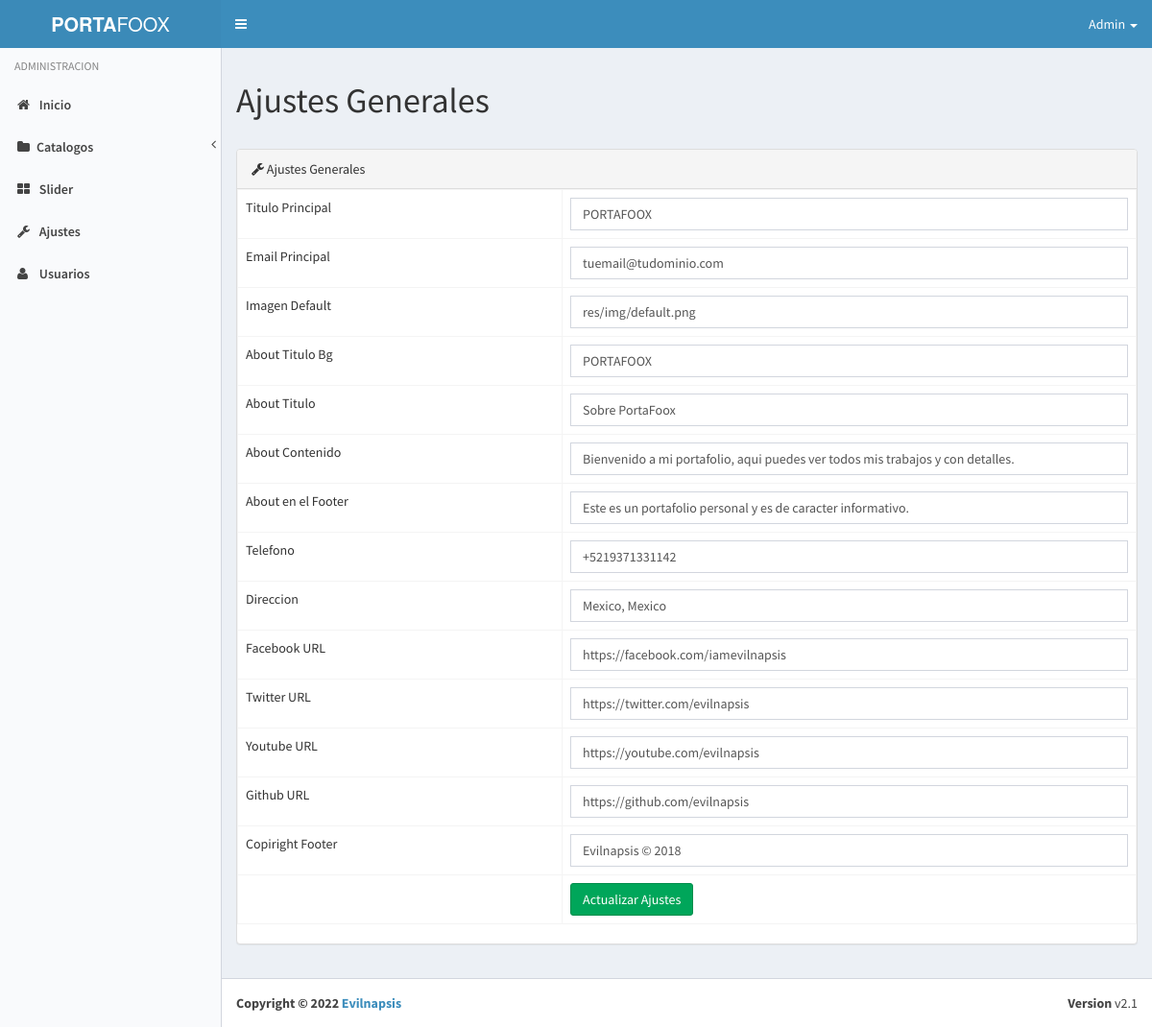
The app's page /admin/?view=settings (signed in), older data.
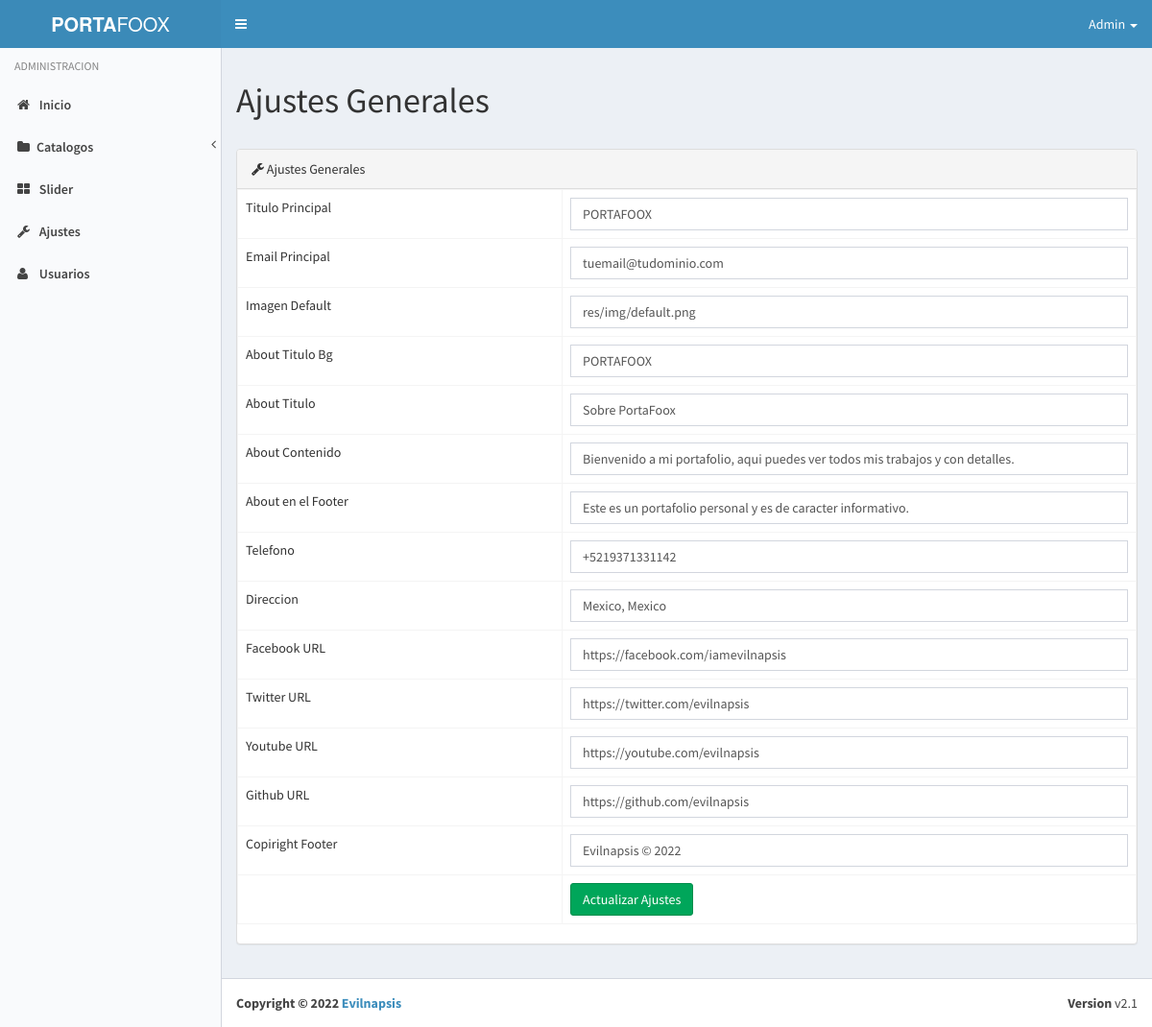
The same page, newer data.
### tables this page shows
create table user(
	id int not null auto_increment primary key,
	name varchar(50) not null,
	lastname varchar(50) not null,
	username varchar(50),
	email varchar(255) not null,
	password varchar(60) not null,
	is_active boolean not null default 1,
	is_admin boolean not null default 0,
	created_at datetime not null
);

create table configuration(
	id int not null auto_increment primary key,
	name varchar(100) not null unique,
	label varchar(200) not null,
	kind int,
	val text,
	cfg_id int default 1
);

### admin/core/controller/Layout.php (called while the page is built)
<?php
class Module {
	public static function loadLayout(){
		include "core/app/layouts/layout.php";
	}
}
?>

### admin/core/controller/Lb.php (called while the page is built, shortened)
<?php
class Lb {
	public function start(){
		include "core/app/init.php";
	}
}
?>

### admin/index.php (called while the page is built, shortened)
<?php
$lb = new Lb();
$lb->start();
?>

### admin/core/controller/Model.php (called while the page is built, shortened)
<?php
class Model {
	public static function exists($modelname){
		$fullpath = self::getFullpath($modelname);
		$found=false;
		if(file_exists($fullpath)){
			$found = true;
		}
		return $found;
	}
	public static function getFullpath($modelname){
		return "core/app/model/".$modelname.".php";
	}
	public static function many($query,$aclass){
		$cnt = 0;
		$array = array();
		while($r = $query->fetch_array()){
			$array[$cnt] = new $aclass;
			$cnt2=1;
			foreach ($r as $key => $v) {
				if($cnt2>0 && $cnt2%2==0){
					$array[$cnt]->$key = $v;
				}
				$cnt2++;
			}
			$cnt++;
		}
		return $array;
	}
}
?>

### admin/core/controller/Executor.php (called while the page is built, shortened)
<?php
class Executor {
	public static function doit($sql){
		$con = Database::getCon();
		return array($con->query($sql),$con->insert_id);
	}
}
?>

### admin/core/app/model/UserData.php (called while the page is built, shortened)
<?php
class UserData {
	public static $tablename = "user";
	public static function getById($id){
		$sql = "select * from ".self::$tablename." where id=$id";
		$query = Executor::doit($sql);
		$found = null;
		$data = new UserData();
		while($r = $query[0]->fetch_array()){
			$data->id = $r['id'];
			$data->name = $r['name'];
			$data->lastname = $r['lastname'];
			$data->username = $r['username'];
			$data->email = $r['email'];
			$data->password = $r['password'];
			$data->created_at = $r['created_at'];
			$data->is_admin = $r['is_admin'];
			$data->is_active = $r['is_active'];
			$found = $data;
			break;
		}
		return $found;
	}
}
?>

### admin/core/app/model/ConfigurationData.php (called while the page is built, shortened)
<?php
class ConfigurationData {
	public static $tablename = "configuration";
	public static function getAll(){
		$sql = "select * from ".self::$tablename;
		$query = Executor::doit($sql);
		return Model::many($query[0],new ConfigurationData());
	}
}
?>

### admin/core/app/view/settings-view.php (the view)
<?php
$settings = ConfigurationData::getAll();
?>
          <div class="row">
            <div class="col-md-12">
            <h1>Ajustes Generales</h1>
            </div>
            </div>
<br>
          <div class="row">
            <div class="col-md-12">
              <div class="panel panel-default">
                <div class="panel-heading">
                  <i class="fa fa-wrench"></i> Ajustes Generales
                </div>
<form method="post" action="./?action=updatesettings">
                    <table class="table table-bordered">
                      <tbody>
<?php
 if(count($settings)>0):?>
<?php foreach($settings as $cat):?>
                        <tr>
                        <td><?php echo $cat->label; ?>
                        </td>
                        <td>
                        <input type="text" name="<?php echo $cat->name; ?>" class="form-control" value="<?php echo $cat->val;?>">
                        </td>
                        </tr>
<?php endforeach; ?>
 <?php endif; ?>
                        <tr>
                        <td>
                        </td>
                        <td>
                        <input type="submit"  class="btn btn-success" value="Actualizar Ajustes">
                        </td>
                        </tr>
                      </tbody>
                    </table>
                    </form>
              </div>
            </div>
          </div>

### admin/core/app/init.php
<?php
if(!isset($_GET["action"])){
	Module::loadLayout("index");
}else{
	Action::load($_GET["action"]);
}
?>

### admin/core/app/layouts/layout.php (shortened to what this page needs)
<!DOCTYPE html>
<html>
  <head>
    <link href="plugins/bootstrap/css/bootstrap.min.css" rel="stylesheet" type="text/css" />
    <link href="plugins/font-awesome/css/font-awesome.min.css" rel="stylesheet" type="text/css" />
    <link href="plugins/dist/css/AdminLTE.min.css" rel="stylesheet" type="text/css" />
    <link href="plugins/dist/css/skins/skin-blue-light.min.css" rel="stylesheet" type="text/css" />
  <link rel="stylesheet" href="plugins/morris/morris.css">
  <link rel="stylesheet" href="plugins/morris/example.css">
    <link rel="stylesheet" href="plugins/datatables/dataTables.bootstrap.css">
<link href='plugins/fullcalendar/fullcalendar.min.css' rel='stylesheet' />
<link href='plugins/fullcalendar/fullcalendar.print.css' rel='stylesheet' media='print' />
  </head>
  <body class="<?php if(isset($_SESSION["admin_id"]) || isset($_SESSION["pacient_id"]) || isset($_SESSION["medic_id"]) ):?>  skin-blue-light sidebar-mini <?php else:?>login-page<?php endif; ?>" >
    <div class="wrapper">
      <?php if(isset($_SESSION["admin_id"])|| isset($_SESSION["pacient_id"]) || isset($_SESSION["medic_id"])):?>
      <header class="main-header">
        <a href="./" class="logo">
          <span class="logo-lg"><b>PORTA</b>FOOX</span>
        </a>
        <nav class="navbar navbar-static-top" role="navigation">
          <a href="#" class="sidebar-toggle" data-toggle="offcanvas" role="button">
          </a>
          <div class="navbar-custom-menu">
            <ul class="nav navbar-nav">
              <li class="dropdown user user-menu">
                <a href="#" class="dropdown-toggle" data-toggle="dropdown">
                  <span class=""><?php
                  if(isset($_SESSION["admin_id"])){ echo UserData::getById($_SESSION["admin_id"])->name; }
                  else if(isset($_SESSION["pacient_id"])){ echo PacientData::getById($_SESSION["pacient_id"])->name." (Paciente)"; }
                  else if(isset($_SESSION["medic_id"])){ echo MedicData::getById($_SESSION["medic_id"])->name." (Medico)"; }
                  ?></span>
                  <span class="caret"></span>
                </a>
              </li>
            </ul>
          </div>
        </nav>
      </header>
      <aside class="main-sidebar">
        <section class="sidebar">
          <ul class="sidebar-menu">
            <li class="header">ADMINISTRACION</li>
            <?php if(isset($_SESSION["admin_id"])):?>
              <?php $u = UserData::getById($_SESSION["admin_id"]); ?>
            <li><a href="./"><i class='fa fa-home'></i> <span>Inicio</span></a></li>
        <li class="treeview">
          <a href="#"><i class="fa fa-folder"></i><span>Catalogos</span><span class="pull-right-container"><i class="fa fa-angle-left pull-right"></i></span></a>
        </li>
            <li><a href="./?view=slider"><i class='fa fa-th-large'></i> <span>Slider</span></a></li>
            <?php if($u->is_admin):?>
            <li><a href="./?view=settings"><i class='fa fa-wrench'></i> <span>Ajustes</span></a></li>
            <li><a href="./?view=users"><i class='fa fa-user'></i> <span>Usuarios</span></a></li>
          <?php endif;?>
            <?php endif; ?>
          </ul>
        </section>
      </aside>
    <?php endif;?>
      <?php if(isset($_SESSION["admin_id"]) ):?>
      <div class="content-wrapper">
      <section class="content">
        <?php View::load("index");?>
        </section>
      </div>
        <footer class="main-footer">
        <div class="pull-right hidden-xs">
          <b>Version</b> v2.1
        </div>
        <strong>Copyright &copy; 2022 <a href="http://evilnapsis.com/company/" target="_blank">Evilnapsis</a></strong>
      </footer>
     <?php endif;?>
    </div>
  </body>
</html>

### admin/core/controller/View.php (shortened to what this page needs)
<?php
class View {
	public static function load($view){
		if(!isset($_GET['view'])){
			include "core/app/view/".$view."-view.php";
		}else{
			if(View::isValid()){
				include "core/app/view/".$_GET['view']."-view.php";
			}else{
				View::Error("<b>404 NOT FOUND</b> View <b>".$_GET['view']."</b> folder !! - <a href='http://evilnapsis.com/legobox/help/' target='_blank'>Help</a>");
			}
		}
	}
	public static function isValid(){
		$valid=false;
		if(isset($_GET["view"])){
			if(file_exists($file = "core/app/view/".$_GET['view']."-view.php")){
				$valid = true;
			}
		}
		return $valid;
	}
}
?>

Row changes from the older to the newer data that the page shows:
changed configuration "Copiright Footer": copyright "Evilnapsis © 2018" → "Evilnapsis © 2022"
